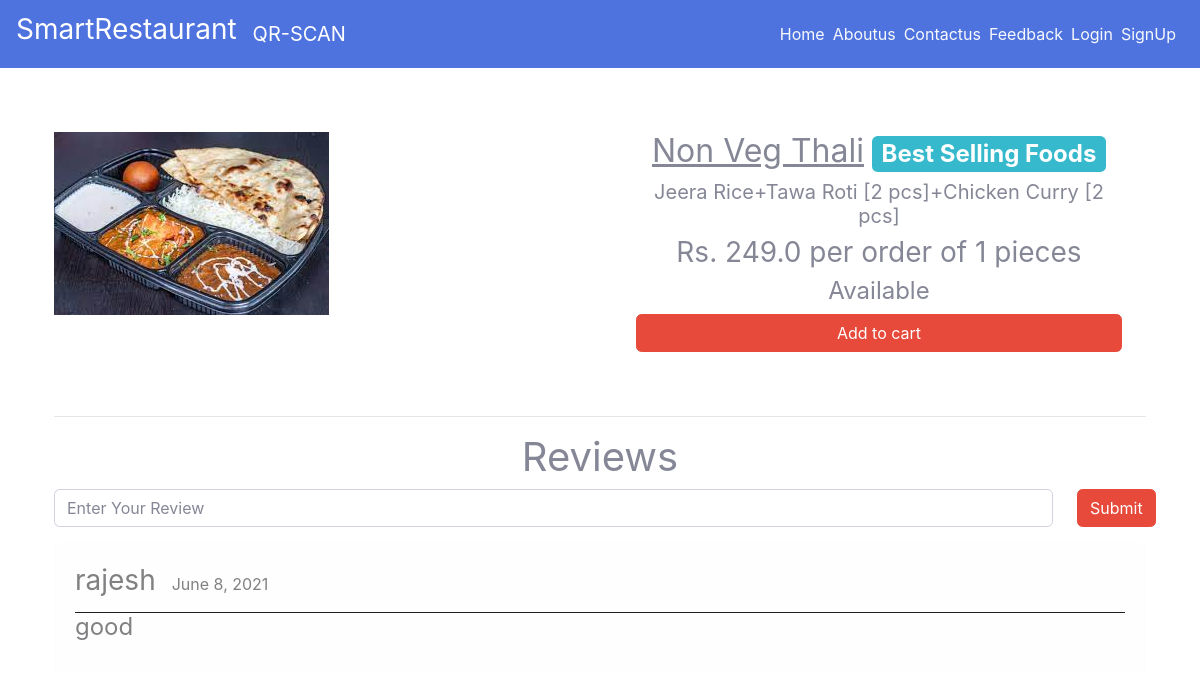
Page /dishes/foods2 on the committed database.
### main/models.py (models this page shows, shortened)
class Item(models.Model):
    LABELS = (
        ('Best Selling Foods', 'Best Selling Foods'),
        ('New Food', 'New Food'),
        ('Spicy Foods🔥', 'Spicy Foods🔥'),
    )
    LABEL_COLOUR = (
        ('danger', 'danger'),
        ('success', 'success'),
        ('primary', 'primary'),
        ('info', 'info'),
        ('warning', 'warning'),
    )
    category = models.ForeignKey(Category, on_delete=models.CASCADE)
    title = models.CharField(max_length=150)
    description = models.CharField(max_length=250, blank=True)
    price = models.FloatField()
    pieces = models.IntegerField(default=6)
    tableno=models.IntegerField(blank=True)
    instructions = models.CharField(max_length=250, default="Available")
    image = models.ImageField(default='default.png', upload_to='images/')
    labels = models.CharField(max_length=25, choices=LABELS, blank=True)
    label_colour = models.CharField(max_length=15, choices=LABEL_COLOUR, blank=True)
    slug = models.SlugField(default="foods" ,unique=True)
    created_by = models.ForeignKey(User, on_delete=models.CASCADE)

class Reviews(models.Model):
    user = models.ForeignKey(User, on_delete=models.CASCADE)
    item = models.ForeignKey(Item, on_delete=models.CASCADE)
    rslug = models.SlugField()
    review = models.TextField()
    posted_on = models.DateField(default=timezone.now)
    class Meta:
        verbose_name = 'Review'
        verbose_name_plural = 'Reviews'

### main/views.py (the view)
# urls.py: path('dishes/<slug>', views.menuDetail, name='dishes'),
def menuDetail(request, slug):
    item = Item.objects.filter(slug=slug).first()
    reviews = Reviews.objects.filter(rslug=slug).order_by('-id')[:7]
    context = {
        'item': item,
        'reviews': reviews,
    }
    return render(request, 'main/dishes.html', context)

### main/templates/main/dishes.html (shortened to what this page needs)
{% extends "main/layout.html" %}
{% block content %}
<div class="dishes">
  <main class="mt-3 pt-4 main">
    <div class="container dark-grey-text">
      <div class="row wow fadeIn">
        <div class="col-md-6 mb-4">
          <img src="{{ item.image.url }}" class="img-fluid mt-4" alt="">
        </div>
        <div class="col-md-6 mb-4 information">
          <div class="p-4 content">
            <div class="mt-0">
                <h2><u>{{ item.title }}</u><span class="badge badge-{{ item.label_colour }} ml-2">{{ item.labels }}</span></h2>
            </div>
            <div class="lead">
              {% if item.description %}
              <h5>{{ item.description }}</h5>
              {% endif %}
              <h3>Rs. {{ item.price }} per order of {{ item.pieces}} pieces</h3>
              <h4>{{ item.instructions }}</h4>
            </div>
            <a href="{% url 'main:add-to-cart' item.slug %}" class="btn btn-danger btn-md my-0 p">Add to cart</a>
          </div>
        </div>
      </div>
      <hr>
    </div>
  </main>
  <div class="container">
    <h1 class="text-center">Reviews</h1>
    <form action="{% url 'main:add_reviews' %}" method="POST" class="mb-3">
      <div class="row">
        <div class="col-sm-11">
          <input type="text" name="review" class="form-control" placeholder="Enter Your Review">
        </div>
        <div class="col-sm-1">
          <button type="submit" class="btn btn-danger">Submit</button>
        </div>
      </div>
    </form>
    {% for review in reviews %}
    <div class="main-reviews card alert-light mb-3">
      <div class="card-body">
        <div class="user_details" style="display: flex; border-bottom: 1px solid rgb(31, 30, 30);">
          <h3 class="mr-3">{{ review.user.username }} </h3>
          <p class="mt-2">{{ review.posted_on }}</p>
        </div>
          <h4>{{ review.review }}</h4>
      </div>
    </div>
    {% endfor %}
  </div>
</div>
{% endblock content %}

### main/static/main/styles.css (style rules this page uses)
.dishes .main .container .row img { max-width: 540px; max-height: 450px; width: fit-content; }
.dishes .main .container .row .content { display: flex; flex-direction: column; text-align: center; justify-content: center; }
.dishes .main .container .row .information { display: flex; flex-direction: column; text-align: center; justify-content: center; }

### rows in the picture
Item: image (picture), title "Non Veg Thali", labels "Best Selling Foods", description "Jeera Rice+Tawa Roti [2 pcs]+Chicken Curry [2 pcs]", price "249.0", pieces "1", instructions "Available"
Reviews: user.username "rajesh", posted_on "June 8, 2021", review "good"
